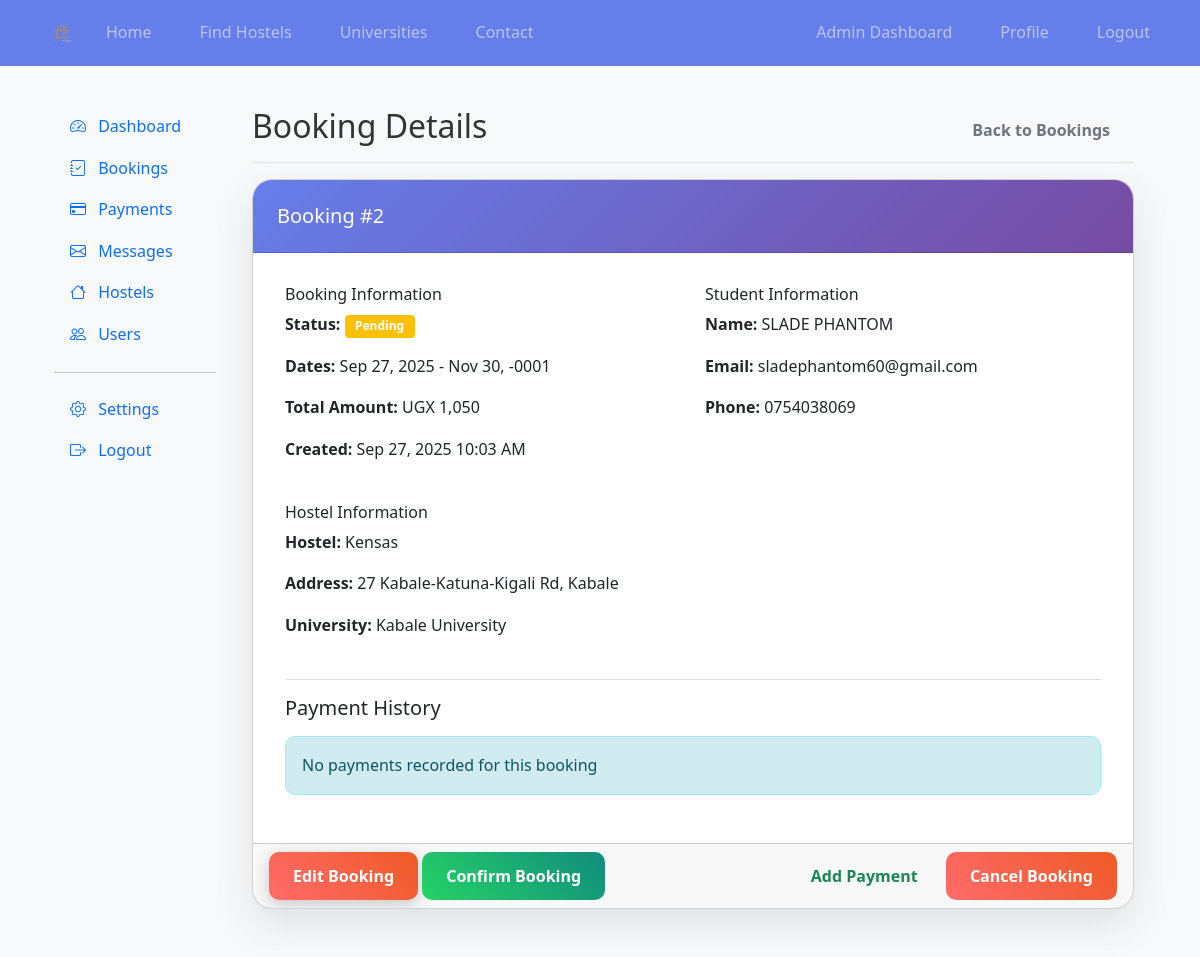
The page /admin_booking_details.php?id=2 (signed in) on the database its author committed.
### tables this page shows
CREATE TABLE `bookings` (
  `booking_id` int(11) NOT NULL,
  `student_id` int(11) NOT NULL,
  `hostel_id` int(11) NOT NULL,
  `landlord_id` int(11) NOT NULL,
  `start_date` date NOT NULL,
  `end_date` date NOT NULL,
  `total_amount` decimal(10,2) NOT NULL,
  `platform_fee` decimal(10,2) NOT NULL,
  `status` enum('pending','confirmed','cancelled','completed') DEFAULT 'pending',
  `payment_method` enum('mobile_money','credit_card','bank_transfer') NOT NULL,
  `payment_status` enum('pending','paid','failed','refunded') DEFAULT 'pending',
  `transaction_id` varchar(100) DEFAULT NULL,
  `created_at` timestamp NOT NULL DEFAULT current_timestamp(),
  `updated_at` timestamp NOT NULL DEFAULT current_timestamp() ON UPDATE current_timestamp()
);

CREATE TABLE `users` (
  `user_id` int(11) NOT NULL,
  `username` varchar(50) NOT NULL,
  `email` varchar(100) NOT NULL,
  `password` varchar(255) NOT NULL,
  `user_type` enum('student','landlord','admin') NOT NULL,
  `full_name` varchar(100) NOT NULL,
  `phone` varchar(20) NOT NULL,
  `university` varchar(100) DEFAULT NULL,
  `profile_pic` varchar(255) DEFAULT NULL,
  `verified` tinyint(1) DEFAULT 0,
  `created_at` timestamp NOT NULL DEFAULT current_timestamp(),
  `updated_at` timestamp NOT NULL DEFAULT current_timestamp() ON UPDATE current_timestamp(),
  `must_reset_password` tinyint(1) NOT NULL DEFAULT 0
);

CREATE TABLE `hostels` (
  `hostel_id` int(11) NOT NULL,
  `landlord_id` int(11) NOT NULL,
  `name` varchar(100) NOT NULL,
  `description` text DEFAULT NULL,
  `address` text NOT NULL,
  `latitude` decimal(10,8) NOT NULL,
  `longitude` decimal(11,8) NOT NULL,
  `price_per_month` decimal(10,2) NOT NULL,
  `rooms_available` int(11) NOT NULL,
  `university_id` int(11) NOT NULL,
  `distance_to_university` decimal(5,2) DEFAULT NULL,
  `amenities` text DEFAULT NULL,
  `rules` text DEFAULT NULL,
  `created_at` timestamp NOT NULL DEFAULT current_timestamp(),
  `updated_at` timestamp NOT NULL DEFAULT current_timestamp() ON UPDATE current_timestamp()
);

CREATE TABLE `universities` (
  `university_id` int(11) NOT NULL,
  `name` varchar(100) NOT NULL,
  `location` varchar(100) NOT NULL,
  `latitude` decimal(10,8) NOT NULL,
  `longitude` decimal(11,8) NOT NULL,
  `logo` varchar(255) DEFAULT NULL
);

### admin_booking_details.php (the view, shortened to what this page needs)
<?php
require_once __DIR__ . '/header.php';
global $conn;
$booking_id = (int)$_GET['id'];
$query = "SELECT b.*,
          u.full_name AS student_name,
          u.email AS student_email,
          u.phone AS student_phone,
          h.name AS hostel_name,
          h.address AS hostel_address,
          uni.name AS university_name
          FROM bookings b
          JOIN users u ON b.student_id = u.user_id
          JOIN hostels h ON b.hostel_id = h.hostel_id
          JOIN universities uni ON h.university_id = uni.university_id
          WHERE b.booking_id = ?";
$stmt = $conn->prepare($query);
$stmt->bind_param("i", $booking_id);
$stmt->execute();
$booking = $stmt->get_result()->fetch_assoc();
$payments_query = "SELECT * FROM payments WHERE booking_id = ? ORDER BY payment_date DESC";
$payments_stmt = $conn->prepare($payments_query);
$payments_stmt->bind_param("i", $booking_id);
$payments_stmt->execute();
$payments = $payments_stmt->get_result()->fetch_all(MYSQLI_ASSOC);
?>
<!DOCTYPE html>
<html lang="en">
<head>
    <link href="https://cdn.jsdelivr.net/npm/bootstrap@5.3.0/dist/css/bootstrap.min.css" rel="stylesheet">
    <link rel="stylesheet" href="https://cdn.jsdelivr.net/npm/bootstrap-icons@1.10.0/font/bootstrap-icons.css">
</head>
<body>
    <div class="container-fluid">
        <div class="row">
            <?php require_once __DIR__ . '/admin_sidebar.php'; ?>
            <main class="col-md-9 ms-sm-auto col-lg-10 px-md-4">
                <div class="d-flex justify-content-between flex-wrap flex-md-nowrap align-items-center pt-3 pb-2 mb-3 border-bottom">
                    <h1 class="h2">Booking Details</h1>
                    <a href="admin_bookings.php" class="btn btn-outline-secondary">Back to Bookings</a>
                </div>
                <div class="card mb-4">
                    <div class="card-header bg-primary text-white">
                        <h5 class="mb-0">Booking #<?= $booking['booking_id'] ?></h5>
                    </div>
                    <div class="card-body">
                        <div class="row mb-4">
                            <div class="col-md-6">
                                <h6>Booking Information</h6>
                                <p><strong>Status:</strong>
                                    <?php
                                    $badge_class = [
                                        'pending' => 'bg-warning',
                                        'confirmed' => 'bg-success',
                                        'cancelled' => 'bg-danger',
                                        'completed' => 'bg-secondary'
                                    ][$booking['status']] ?? 'bg-secondary';
                                    ?>
                                    <span class="badge <?= $badge_class ?>">
                                        <?= ucfirst($booking['status']) ?>
                                    </span>
                                </p>
                                <p><strong>Dates:</strong>
                                    <?= date('M j, Y', strtotime($booking['start_date'])) ?> -
                                    <?= date('M j, Y', strtotime($booking['end_date'])) ?>
                                </p>
                                <p><strong>Total Amount:</strong> UGX <?= number_format($booking['total_amount']) ?></p>
                                <p><strong>Created:</strong> <?= date('M j, Y h:i A', strtotime($booking['created_at'])) ?></p>
                            </div>
                            <div class="col-md-6">
                                <h6>Student Information</h6>
                                <p><strong>Name:</strong> <?= htmlspecialchars($booking['student_name']) ?></p>
                                <p><strong>Email:</strong> <?= htmlspecialchars($booking['student_email']) ?></p>
                                <p><strong>Phone:</strong> <?= htmlspecialchars($booking['student_phone']) ?></p>
                            </div>
                        </div>
                        <div class="row mb-4">
                            <div class="col-12">
                                <h6>Hostel Information</h6>
                                <p><strong>Hostel:</strong> <?= htmlspecialchars($booking['hostel_name']) ?></p>
                                <p><strong>Address:</strong> <?= htmlspecialchars($booking['hostel_address']) ?></p>
                                <p><strong>University:</strong> <?= htmlspecialchars($booking['university_name']) ?></p>
                            </div>
                        </div>
                        <div class="border-top pt-3">
                            <h5 class="mb-3">Payment History</h5>
                            <?php if (empty($payments)): ?>
                                <div class="alert alert-info">No payments recorded for this booking</div>
                            <?php endif; ?>
                        </div>
                    </div>
                    <div class="card-footer">
                        <div class="d-flex justify-content-between">
                            <div>
                                <a href="admin_edit_booking.php?id=<?= $booking['booking_id'] ?>" class="btn btn-primary">Edit Booking</a>
                                <?php if ($booking['status'] === 'pending'): ?>
                                    <a href="admin_confirm_booking.php?id=<?= $booking['booking_id'] ?>" class="btn btn-success">Confirm Booking</a>
                                <?php endif; ?>
                            </div>
                            <div>
                                <a href="admin_add_payment.php?booking_id=<?= $booking['booking_id'] ?>" class="btn btn-outline-success">Add Payment</a>
                                <?php if ($booking['status'] !== 'cancelled'): ?>
                                    <a href="admin_cancel_booking.php?id=<?= $booking['booking_id'] ?>" class="btn btn-danger">Cancel Booking</a>
                                <?php endif; ?>
                            </div>
                        </div>
                    </div>
                </div>
            </main>
        </div>
    </div>
</body>
</html>

### style.css (style rules this page uses)
body { font-family: 'Segoe UI', Tahoma, Geneva, Verdana, sans-serif; background-color: #f8f9fa; }
.card { border: none; border-radius: 10px; box-shadow: 0 4px 6px rgba(0, 0, 0, 0.1); transition: transform 0.3s ease; }
.card-header { border-radius: 10px 10px 0 0 !important; }
.btn-primary { background-color: #0d6efd; border-color: #0d6efd; }
.alert { border-radius: 8px; }
.badge { padding: 0.5em 0.75em; border-radius: 8px; font-weight: 500; }
.bg-primary { background-color: #0d6efd !important; }
.badge.bg-warning { background-color: #ffc107 !important; }

### admin_booking_details.php (style rules this page uses)
* { margin: 0; padding: 0; box-sizing: border-box; }
body { font-family: 'Segoe UI', Tahoma, Geneva, Verdana, sans-serif; line-height: 1.6; color: #333; overflow-x: hidden; background: #f8f9fa; }
.btn-primary { background: linear-gradient(45deg, #ff6b6b, #ee5a24); color: white; padding: 0.75rem 1.5rem; border: none; border-radius: 25px; text-decoration: none; font-weight: 600; transition: all 0.3s ease; box-shadow: 0 4px 15px rgba(0,0,0,0.2); }
.card { background: white; border-radius: 20px; box-shadow: 0 15px 40px rgba(0,0,0,0.1); margin-bottom: 2rem; overflow: hidden; transition: all 0.3s ease; }
.card-header { background: linear-gradient(135deg, #667eea 0%, #764ba2 100%); color: white; padding: 1.5rem; }
.card-body { padding: 2rem; }
.btn { display: inline-block; padding: 0.75rem 1.5rem; border-radius: 10px; text-decoration: none; font-weight: 600; font-size: 1rem; transition: all 0.3s ease; border: none; cursor: pointer; }
.btn-success { background: linear-gradient(45deg, #25d366, #128C7E); color: white; }
.btn-danger { background: linear-gradient(45deg, #ff6b6b, #ee5a24); color: white; }
.badge { display: inline-block; padding: 0.35rem 0.65rem; font-size: 0.75rem; font-weight: 700; line-height: 1; color: #fff; text-align: center; white-space: nowrap; vertical-align: baseline; border-radius: 0.25rem; }
.bg-primary { background-color: #667eea !important; }
.bg-warning { background-color: #ffc107 !important; }
.alert { padding: 1rem; border-radius: 10px; margin-bottom: 1rem; }
.alert-info { background-color: #d1ecf1; color: #0c5460; }

### rows shown on the page
bookings: booking_id "2", status "Pending", start_date "Sep 27, 2025", end_date "Nov 30, -0001", total_amount "1,050", created_at "Sep 27, 2025 10:03 AM", student.full_name "SLADE PHANTOM", student.email "sladephantom60@gmail.com", student.phone "0754038069", hostel.name "Kensas", hostel.address "27 Kabale-Katuna-Kigali Rd, Kabale", universities.name "Kabale University"
